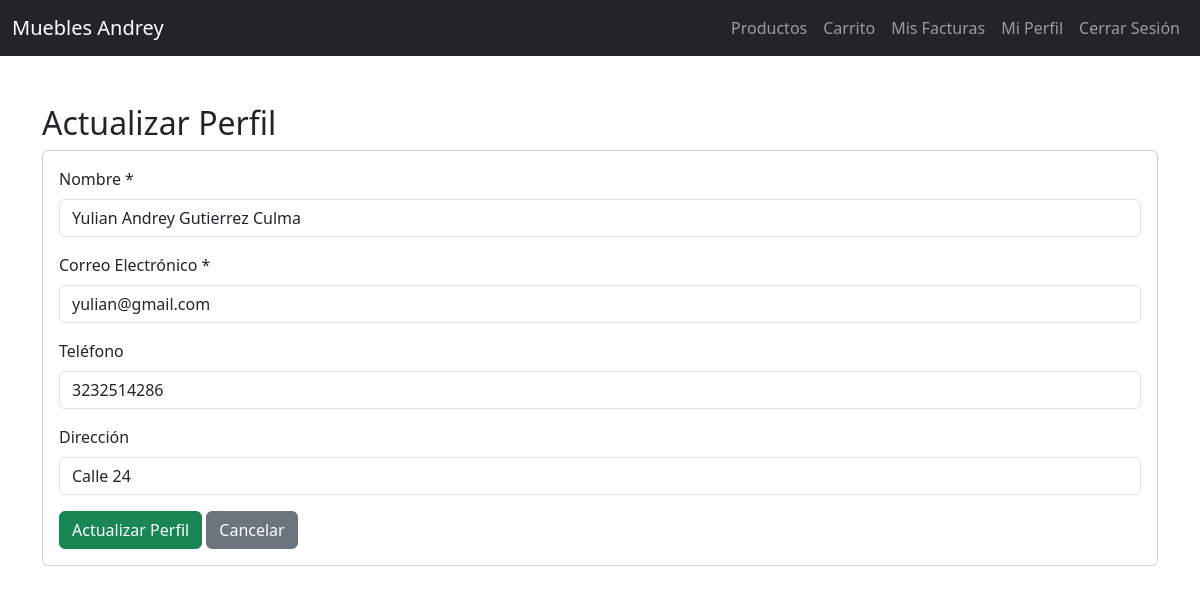
Page /perfil/actualizar.php (signed in) on the committed database.
### tables this page shows
CREATE TABLE `usuarios` (
  `id` int(11) NOT NULL,
  `nombre` varchar(100) NOT NULL,
  `email` varchar(100) NOT NULL,
  `contraseña` varchar(255) NOT NULL,
  `telefono` varchar(20) DEFAULT NULL,
  `direccion` varchar(255) DEFAULT NULL,
  `creado_en` timestamp NOT NULL DEFAULT current_timestamp()
);

### perfil/actualizar.php (the view, shortened to what this page needs)
<?php
require_once '../config/database.php';
$usuario_id = $_SESSION['usuario_id'];
$stmt = $pdo->prepare("SELECT nombre, email, telefono, direccion FROM usuarios WHERE id = ?");
$stmt->execute([$usuario_id]);
$usuario = $stmt->fetch(PDO::FETCH_ASSOC);
?>
<?php include('../includes/header.php'); ?>
<?php include('../includes/navbar.php'); ?>
<div class="container mt-5">
    <h2>Actualizar Perfil</h2>
    <div class="card">
        <div class="card-body">
            <form method="post" action="actualizar.php">
                <div class="mb-3">
                    <label for="nombre" class="form-label">Nombre *</label>
                    <input type="text" class="form-control" id="nombre" name="nombre" required value="<?php echo htmlspecialchars($usuario['nombre']); ?>">
                </div>
                <div class="mb-3">
                    <label for="email" class="form-label">Correo Electrónico *</label>
                    <input type="email" class="form-control" id="email" name="email" required value="<?php echo htmlspecialchars($usuario['email']); ?>">
                </div>
                <div class="mb-3">
                    <label for="telefono" class="form-label">Teléfono</label>
                    <input type="text" class="form-control" id="telefono" name="telefono" value="<?php echo htmlspecialchars($usuario['telefono']); ?>">
                </div>
                <div class="mb-3">
                    <label for="direccion" class="form-label">Dirección</label>
                    <input type="text" class="form-control" id="direccion" name="direccion" value="<?php echo htmlspecialchars($usuario['direccion']); ?>">
                </div>
                <button type="submit" class="btn btn-success">Actualizar Perfil</button>
                <a href="index.php" class="btn btn-secondary">Cancelar</a>
            </form>
        </div>
    </div>
</div>
<?php include('../includes/footer.php'); ?>

### rows in the picture
usuarios: nombre "Yulian Andrey Gutierrez Culma", email "yulian@gmail.com", telefono "3232514286", direccion "Calle 24"
